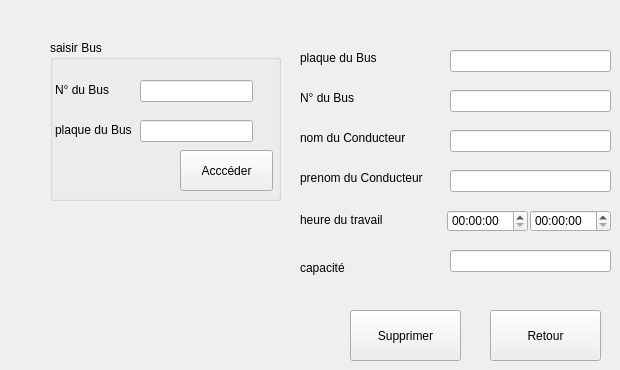
      <widget class="QWidget" name="tab_5">
       <attribute name="title">
        <string>supprimer Bus </string>
       </attribute>
       <widget class="QGroupBox" name="groupBox_3">
        <property name="geometry">
         <rect>
          <x>50</x>
          <y>40</y>
          <width>231</width>
          <height>161</height>
         </rect>
        </property>
        <property name="title">
         <string>saisir Bus </string>
        </property>
        <widget class="QLabel" name="label_40">
         <property name="geometry">
          <rect>
           <x>5</x>
           <y>40</y>
           <width>71</width>
           <height>20</height>
          </rect>
         </property>
         <property name="text">
          <string>N° du Bus</string>
         </property>
        </widget>
        <widget class="QLabel" name="label_41">
         <property name="geometry">
          <rect>
           <x>5</x>
           <y>80</y>
           <width>81</width>
           <height>20</height>
          </rect>
         </property>
         <property name="text">
          <string>plaque du Bus </string>
         </property>
        </widget>
        <widget class="QLineEdit" name="lineEdit_35">
         <property name="geometry">
          <rect>
           <x>90</x>
           <y>40</y>
           <width>113</width>
           <height>22</height>
          </rect>
         </property>
        </widget>
        <widget class="QLineEdit" name="lineEdit_36">
         <property name="geometry">
          <rect>
           <x>90</x>
           <y>80</y>
           <width>113</width>
           <height>22</height>
          </rect>
         </property>
        </widget>
        <widget class="QPushButton" name="pushButton_17">
         <property name="geometry">
          <rect>
           <x>130</x>
           <y>110</y>
           <width>93</width>
           <height>41</height>
          </rect>
         </property>
         <property name="text">
          <string>Acccéder</string>
         </property>
        </widget>
       </widget>
       <widget class="QLabel" name="label_42">
        <property name="geometry">
         <rect>
          <x>300</x>
          <y>90</y>
          <width>71</width>
          <height>16</height>
         </rect>
        </property>
        <property name="text">
         <string>N° du Bus </string>
        </property>
       </widget>
       <widget class="QLabel" name="label_43">
        <property name="geometry">
         <rect>
          <x>300</x>
          <y>50</y>
          <width>101</width>
          <height>16</height>
         </rect>
        </property>
        <property name="text">
         <string>plaque du Bus </string>
        </property>
       </widget>
       <widget class="QLabel" name="label_44">
        <property name="geometry">
         <rect>
          <x>300</x>
          <y>130</y>
          <width>131</width>
          <height>16</height>
         </rect>
        </property>
        <property name="text">
         <string>nom du Conducteur</string>
        </property>
       </widget>
       <widget class="QLabel" name="label_45">
        <property name="geometry">
         <rect>
          <x>300</x>
          <y>170</y>
          <width>141</width>
          <height>16</height>
         </rect>
        </property>
        <property name="text">
         <string>prenom du Conducteur</string>
        </property>
       </widget>
       <widget class="QLabel" name="label_46">
        <property name="geometry">
         <rect>
          <x>300</x>
          <y>210</y>
          <width>121</width>
          <height>20</height>
         </rect>
        </property>
        <property name="text">
         <string>heure du travail</string>
        </property>
       </widget>
       <widget class="QLineEdit" name="lineEdit_37">
        <property name="geometry">
         <rect>
          <x>450</x>
          <y>50</y>
          <width>161</width>
          <height>22</height>
         </rect>
        </property>
       </widget>
       <widget class="QLineEdit" name="lineEdit_38">
        <property name="geometry">
         <rect>
          <x>450</x>
          <y>90</y>
          <width>161</width>
          <height>22</height>
         </rect>
        </property>
       </widget>
       <widget class="QLineEdit" name="lineEdit_39">
        <property name="geometry">
         <rect>
          <x>450</x>
          <y>130</y>
          <width>161</width>
          <height>22</height>
         </rect>
        </property>
       </widget>
       <widget class="QLineEdit" name="lineEdit_40">
        <property name="geometry">
         <rect>
          <x>450</x>
          <y>170</y>
          <width>161</width>
          <height>22</height>
         </rect>
        </property>
       </widget>
       <widget class="QLineEdit" name="lineEdit_41">
        <property name="geometry">
         <rect>
          <x>450</x>
          <y>250</y>
          <width>161</width>
          <height>22</height>
         </rect>
        </property>
       </widget>
       <widget class="QTimeEdit" name="timeEdit_7">
        <property name="geometry">
         <rect>
          <x>447</x>
          <y>210</y>
          <width>81</width>
          <height>22</height>
         </rect>
        </property>
       </widget>
       <widget class="QTimeEdit" name="timeEdit_8">
        <property name="geometry">
         <rect>
          <x>530</x>
          <y>210</y>
          <width>81</width>
          <height>22</height>
         </rect>
        </property>
       </widget>
       <widget class="QPushButton" name="pushButton_18">
        <property name="geometry">
         <rect>
          <x>350</x>
          <y>310</y>
          <width>111</width>
          <height>51</height>
         </rect>
        </property>
        <property name="text">
         <string>Supprimer</string>
        </property>
       </widget>
       <widget class="QPushButton" name="pushButton_19">
        <property name="geometry">
         <rect>
          <x>490</x>
          <y>310</y>
          <width>111</width>
          <height>51</height>
         </rect>
        </property>
        <property name="text">
         <string>Retour</string>
        </property>
       </widget>
       <widget class="QLabel" name="label_47">
        <property name="geometry">
         <rect>
          <x>300</x>
          <y>260</y>
          <width>56</width>
          <height>16</height>
         </rect>
        </property>
        <property name="text">
         <string>capacité</string>
        </property>
       </widget>
      </widget>
